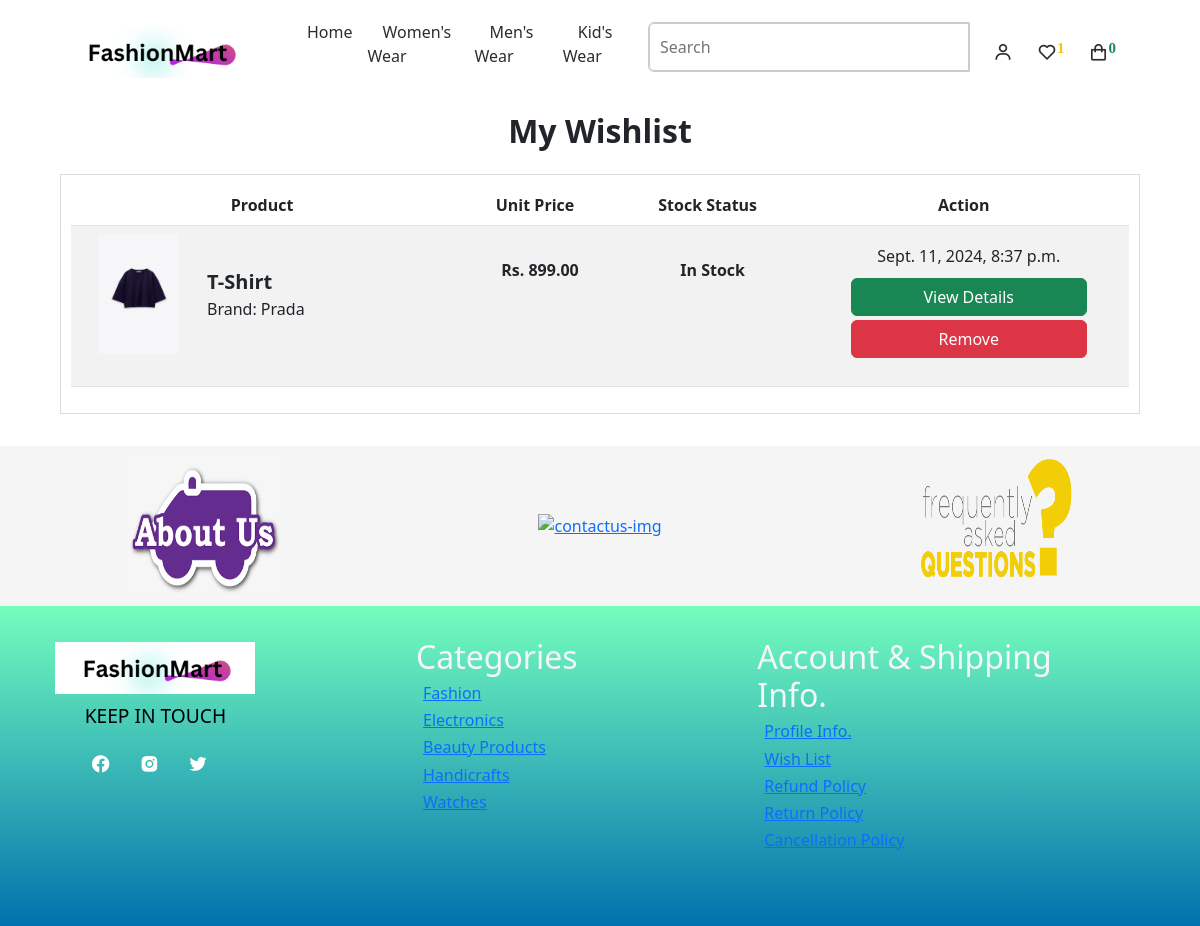
The page /wishlist-details/ (signed in) on the database as committed earlier.
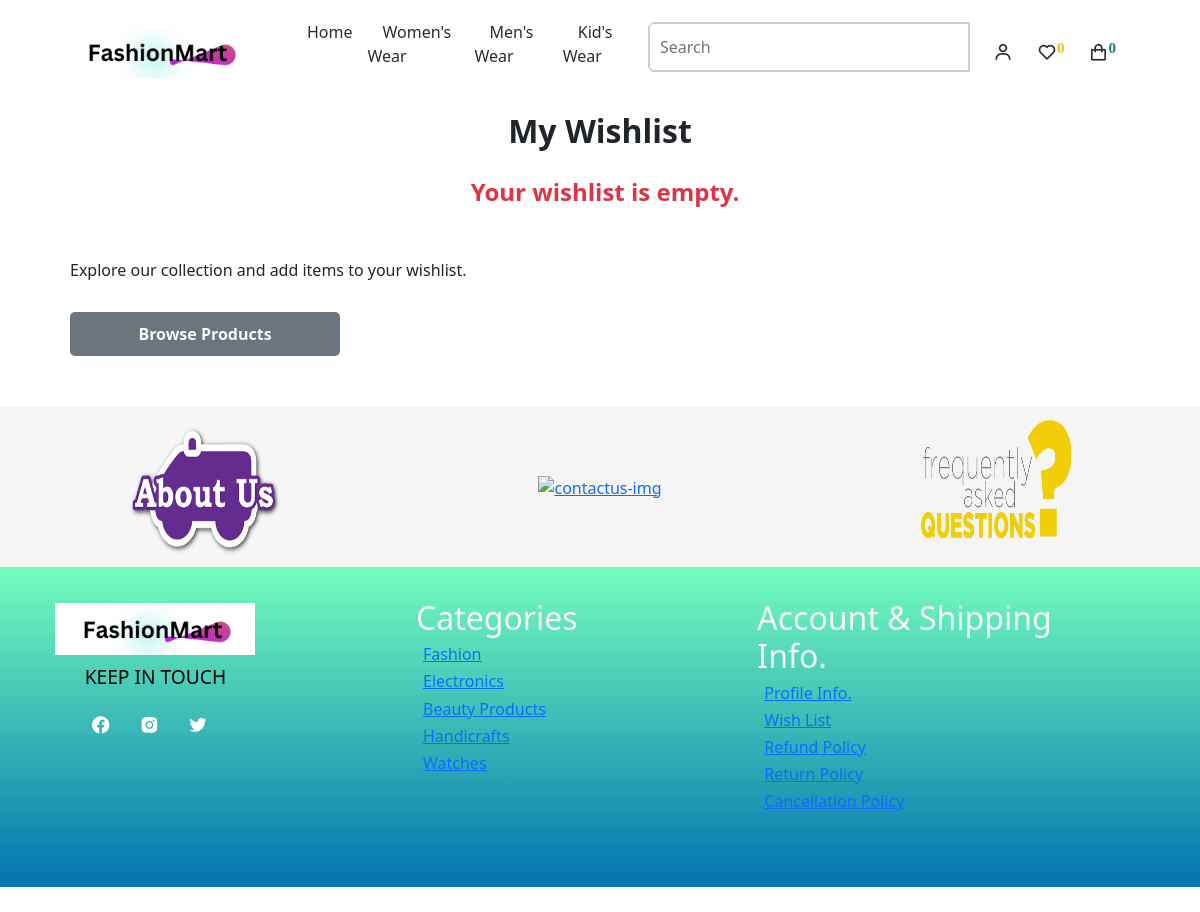
The same page on the database as committed later.
### myeSite/models.py (models this page shows, shortened)
class Wishlist(models.Model):
    user = models.ForeignKey(User, on_delete=models.CASCADE)
    product = models.ForeignKey(Product, on_delete=models.CASCADE)
    added_date = models.DateTimeField(default=timezone.now)

class Product(models.Model):
    name = models.CharField(max_length=255)
    code = models.CharField(max_length=8, default='361SVT', blank=True, null=True)
    description = models.TextField()
    stock_status = models.CharField(max_length=50, default='In Stock')
    old_price = models.DecimalField(max_digits=10, decimal_places=2, default=500,  null=True, blank=True)
    new_price = models.DecimalField(max_digits=10, decimal_places=2, default=400, null=False, blank=False)
    discount_price = models.DecimalField(max_digits=10, decimal_places=2, default=100,  null=True, blank=True)
    brand = models.ForeignKey(Brand, on_delete=models.CASCADE)
    category = models.ForeignKey(Category, on_delete=models.CASCADE)
    subcategory = models.ForeignKey(Subcategory, on_delete=models.CASCADE)
    image = models.ImageField(upload_to='product_images/')
    sizes = models.ManyToManyField(Size)
    isnew = models.BooleanField(default=False)
    search_keywords = models.CharField(max_length=100, blank=True, null=True, default="search_keyword_here")

class Brand(models.Model):
    name = models.CharField(max_length=255)

### myeSite/views.py (the view)
# urls.py: path('wishlist-details/', views.wishlistDetail, name='wishlistdetail'),
def wishlistDetail(request):
    user = request.user
    wishlisted_items = Wishlist.objects.filter(user=user)
    return render(request, 'myeSite/cart_and_wishlist/wishlist.html', {'wishlisted_items':wishlisted_items})

### myeSite/context_processors.py (called while the page is built)
def categories_processor(request):
    categories = Category.objects.all().prefetch_related('subcategories')
    return {'categories': categories}

def wishlist_item_count(request):
    if request.user.is_authenticated:
        wishlist_item_count = Wishlist.objects.filter(user=request.user).count()
    else:
        wishlist_item_count = 0
    return {'wishlist_item_count': wishlist_item_count}

### myeSite/templates/myeSite/cart_and_wishlist/wishlist.html (shortened to what this page needs)
{% extends "main.html" %}
{% load static %}
{% block wishlist %}
    <div class="wishlist-container">
        <h2 class="fs-2 text-center fw-bold mb-4">My Wishlist</h2>
        {% if wishlisted_items %}
        <div class="wishlist-detail">
            <table class="table table-striped text-center">
                <thead>
                    <tr>
                        <th>Product</th>
                        <th>Unit Price</th>
                        <th>Stock Status</th>
                        <th>Action</th>
                    </tr>
                </thead>
                <tbody>
                    {% for wishlistitem in wishlisted_items %}
                        <tr>
                            <td>
                                <div class="product_image d-flex align-items-center">
                                    <img src="{{wishlistitem.product.image.url}}" alt="" class="ms-0 me-2">
                                    <div class="image_info">
                                        <p class="mb-0 m-0 fs-5 fw-semibold text-start">{{wishlistitem.product.name}}</p>
                                        <p class="mb-0 m-0 fw-light text-start">Brand: {{wishlistitem.product.brand.name}}</p>
                                    </div>
                                </div>
                            </td>
                            <td>
                                <div class="product_price">
                                    <p class="mb-0 mt-4 fw-bold">Rs. {{wishlistitem.product.new_price}}</p>
                                </div>
                            </td>
                            <td>
                                <div class="product_price">
                                    <p class="mb-0 mt-4 fw-bold">{{wishlistitem.product.stock_status}}</p>
                                </div>
                            </td>
                            <td>
                                    <p class="mb-0">{{wishlistitem.added_date}}</p>
                                    <button type="submit" class="btn btn-success w-75 mb-1 wishlistLinkButton"><a href="{% url 'itemsDetail' wishlistitem.product.id %}">View Details</a></button>
                                <form method="post" action="{% url 'remove_from_wishlist' %}">
                                    <button type="submit" class="btn btn-danger w-75 mt-0">Remove</button>
                                </form>
                            </td>
                        </tr>
                    {% endfor %}
                </tbody>
            </table>
        </div>
        {% else %}
            <p class="fs-4 fw-bold text-danger text-center mb-5">Your wishlist is empty.</p>
            <p>Explore our collection and add items to your wishlist.</p>
            <button class='w-25 bg bg-secondary'><a href="{% url 'index' %}" id="browseProduct" class="text-light fw-bold">Browse Products</a></button>
        {% endif %}
    </div>
{% endblock %}

Rows that differ between the two databases and show on the page:
removed Wishlist: product.image (picture), product.name "T-Shirt", product.brand.name "Prada", product.new_price "899.00", product.stock_status "In Stock", added_date "Sept. 11, 2024, 8:37 p.m."
Other text that changed with them:
{{ wishlist_item_count }}: "1" → "0"
text no longer shown: "Product Unit Price Stock Status Action"
text now shown: "Your wishlist is empty. Explore our collection and add items to your wishlist. Browse Products"
